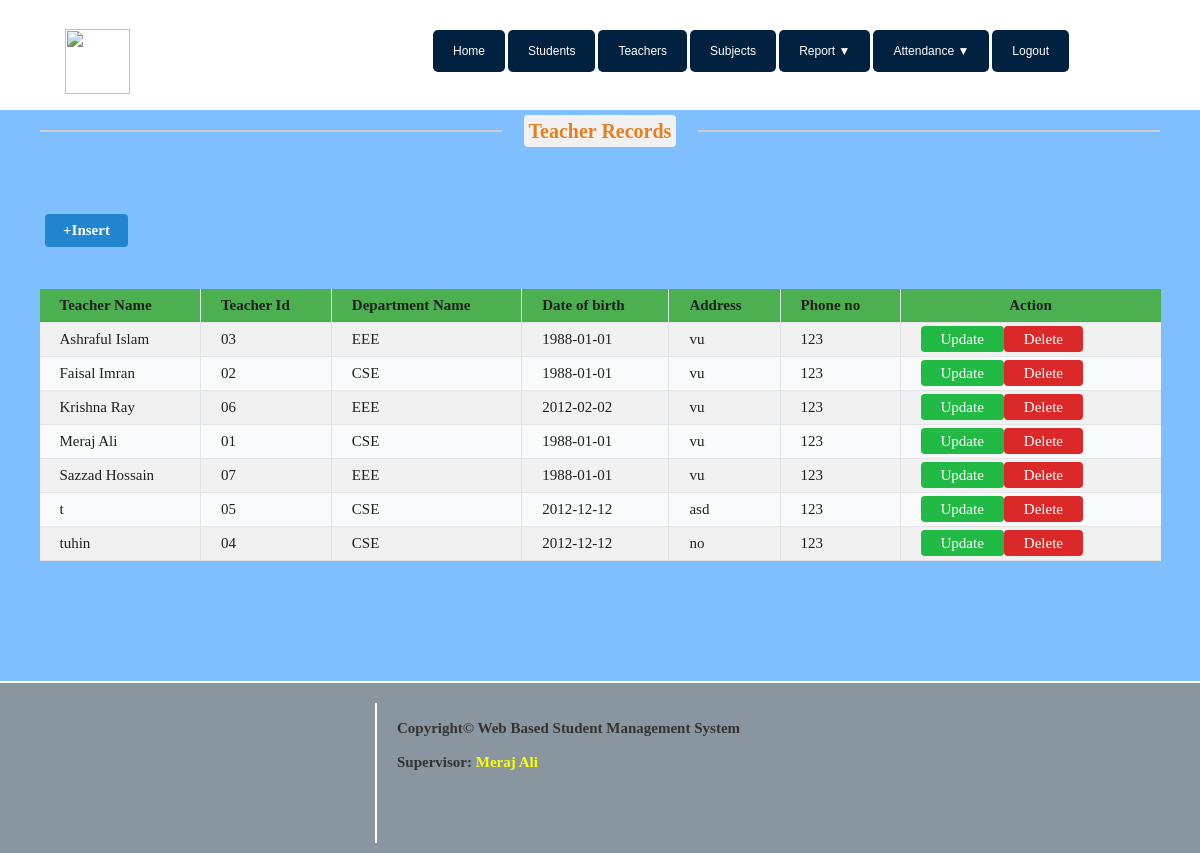
The app's page /teacher_details.php with its own data.
### tables this page shows
CREATE TABLE `teacher` (
  `ID` int(11) NOT NULL,
  `teacher_name` varchar(100) NOT NULL,
  `teacher_id` varchar(100) NOT NULL,
  `dept_name` varchar(100) NOT NULL,
  `dob` date NOT NULL,
  `address` varchar(250) NOT NULL,
  `phone_no` varchar(20) NOT NULL
);

### teacher_details.php (the view, shortened to what this page needs)
<?php
$dbhost="localhost";
$dbuser="root";
$dbpass="";
$dbname="sis";
$conn=mysqli_connect("$dbhost","$dbuser","$dbpass") or die("could not connect to mysql");
mysqli_select_db($conn,$dbname);
?>
<?php
include "include/header.php"; ?>
				<div class="content">
                    <div class="text-center">
                        <hr class="team_hr team_hr_left hr_gray"/><span class="span_blog txt_darkgrey txt_orange">Teacher Records</span>
                        <hr class="team_hr team_hr_right hr_gray" />
                    </div>
				    <br><br>
                    <form action="teacher_details_individual.php" method="POST" name="reg" onSubmit="return validate()">
                    <div  class="row">
                    <a href="teacher_entry.php" style="margin-top:25px;" class=" tiny_button ">+Insert</a>
			        </div>
                    <center>
					<?php
					echo"<center><table >";
					  	echo"<tr>
					        <th>Teacher Name</th>
							<th>Teacher Id</th>
							<th>Department Name</th>
							<th>Date of birth</th>
						    <th>Address</th>
							<th>Phone no</th>
						    <th><center>Action</center></th>
					        </tr>";
						mysqli_select_db($conn,$dbname);
			            $query=mysqli_query($conn,"select * from teacher order by teacher_name");
			            while($row=mysqli_fetch_array($query))
				      	{
				            echo"<tr>";
				      			echo '<td>'. $row['teacher_name'] . '</td>';
				      			echo '<td>'. $row['teacher_id'] . '</td>';
				      			echo '<td>'. $row['dept_name'] . '</td>';
				      			echo '<td>'. $row['dob'] . '</td>';
				      			echo '<td>'. $row['address'] . '</td>';
				      			echo '<td>'. $row['phone_no'] . '</td>';
				            echo "<td width=220px>";
							echo '<a class="mini_green_button" href="teacherUpdate.php?id='.$row['teacher_name'].'">Update</a>';
							echo '<a style="margin-left:-0px;"  class="mini_red_button" name="delete" onclick="return checkDelete()" href="teacherDelete.php?id='.$row['teacher_name'].'">Delete</a>';
							echo "</tr>";
					        }
					  echo"</center></table>";
					?>
					</center>
				</div>
<?php include "include/footer.php"; ?>

### css/C.css (style rules this page uses)
html,body,p,h2,div,ul,li,a { margin: 0; padding: 0; }
body { background-color: #09123B; background-color:#80BFFF; }
a { text-decoration: none; list-style-type: none; color: #37a5dd; }
.content { position: relative; top:110px; //min-height: 2000px; min-height: 270px; //width: 750px; //width: 100%; //border: 2px solid white; border-radius: 0px; background-color: #80BFFF; color: white; //text-align: center; //text-decoration: none; font-family: Times New Roman; font-size: 20px; font-style: ; font-weight: ; //margin-top: 200px; //margin-left: 230px ; //margin-left: 17%; //margin-right: 280px; padding: 10px; float: ; }
.text-center { text-align: center; }
.team_hr { //border: 1px solid #fff; width: 39%; float: left; border: 1px solid #cccccc; }
.team_hr_left { //margin-right: 80px; margin-left: 30px; float: left; }
.team_hr_right { //margin-left: 30px; margin-right: 30px; float: right; }
.span_blog { margin-bottom: 80px; }
.txt_orange { color: #e67e22; background-color: #E0E0E0; background-color: #F1F1F1; padding: 5px; border-radius: 4px; font-weight: bold; }
td:first-child { border-left:none }
td:last-child { border-right:none }
th:last-child { border-right:none }
tr:nth-child(even) { background-color: #F1F1F1 }
th { background-color: #4CAF50 }
table { border-collapse: collapse; background-color: #F9FAFB; //border-radius: 8px; width: 95%; }
th,td { border-collapse: collapse; border-right: 1px solid #E3E4E5; border-bottom: 1px solid #E3E4E5; padding: 8px 20px; text-align: left; color:#202020; //font-family: sans-serif; font-size: 15px; //height: 40px; //border-radius: 5px; }
.tiny_button { background-color:#2185d0; color:#fff; text-shadow:none; background-image:none; border-radius: 4px; padding: 8px 18px; float: left; margin-left: 35px; font-size: 15px; font-weight: bold; //width: 70px; }
.mini_green_button { background-color:#21BA45; color:#fff; text-shadow:none; border-radius: 4px; border-right: none; padding: 5px 20px; //margin-left: 35px; font-size: 15px; width: 80px; height: 30px; font-family: Glyphicons Halflings; cursor: pointer; border: none; }
.mini_red_button { background-color:#DB2828; color:#fff; text-shadow:none; border-radius: 4px; padding: 5px 20px; //margin-left: 35px; font-size: 15px; width: 80px; height: 30px; font-family: Glyphicons Halflings; cursor: pointer; border: none; }
.row { width: 90%; height: 100px; }

### records on screen
teacher: teacher_name "Ashraful Islam", teacher "03", dept_name "EEE", dob "1988-01-01", address "vu", phone_no "123"
teacher: teacher_name "Faisal Imran", teacher "02", dept_name "CSE", dob "1988-01-01", address "vu", phone_no "123"
teacher: teacher_name "Krishna Ray", teacher "06", dept_name "EEE", dob "2012-02-02", address "vu", phone_no "123"
teacher: teacher_name "Meraj Ali", teacher "01", dept_name "CSE", dob "1988-01-01", address "vu", phone_no "123"
teacher: teacher_name "Sazzad Hossain", teacher "07", dept_name "EEE", dob "1988-01-01", address "vu", phone_no "123"
teacher: teacher_name "t", teacher "05", dept_name "CSE", dob "2012-12-12", address "asd", phone_no "123"
teacher: teacher_name "tuhin", teacher "04", dept_name "CSE", dob "2012-12-12", address "no", phone_no "123"
